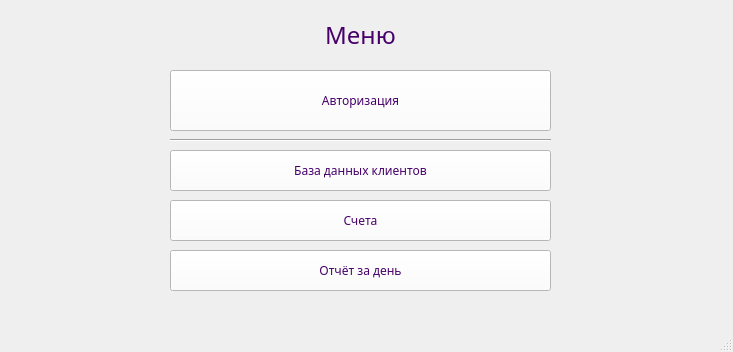
<?xml version="1.0" encoding="UTF-8"?>
<ui version="4.0">
 <class>MainWindow</class>
 <widget class="QMainWindow" name="MainWindow">
  <property name="geometry">
   <rect>
    <x>0</x>
    <y>0</y>
    <width>733</width>
    <height>352</height>
   </rect>
  </property>
  <property name="windowTitle">
   <string>MainWindow</string>
  </property>
  <widget class="QWidget" name="centralwidget">
   <widget class="QLabel" name="label">
    <property name="geometry">
     <rect>
      <x>130</x>
      <y>0</y>
      <width>461</width>
      <height>71</height>
     </rect>
    </property>
    <property name="font">
     <font>
      <family>Cascadia Mono</family>
     </font>
    </property>
    <property name="text">
     <string>&lt;html&gt;&lt;head/&gt;&lt;body&gt;&lt;p align=&quot;center&quot;&gt;&lt;span style=&quot; font-size:18pt; color:#47006a;&quot;&gt;Меню&lt;/span&gt;&lt;/p&gt;&lt;/body&gt;&lt;/html&gt;</string>
    </property>
   </widget>
   <widget class="QPushButton" name="Client_btn">
    <property name="geometry">
     <rect>
      <x>170</x>
      <y>150</y>
      <width>381</width>
      <height>41</height>
     </rect>
    </property>
    <property name="font">
     <font>
      <family>Cascadia Mono</family>
     </font>
    </property>
    <property name="styleSheet">
     <string notr="true">background-color: rgb(255, 255, 255);
color:#47006a;</string>
    </property>
    <property name="text">
     <string>База данных клиентов</string>
    </property>
   </widget>
   <widget class="QPushButton" name="Bills_btn">
    <property name="geometry">
     <rect>
      <x>170</x>
      <y>200</y>
      <width>381</width>
      <height>41</height>
     </rect>
    </property>
    <property name="font">
     <font>
      <family>Cascadia Mono</family>
     </font>
    </property>
    <property name="styleSheet">
     <string notr="true">background-color: rgb(255, 255, 255);
color:#47006a;</string>
    </property>
    <property name="text">
     <string>Счета</string>
    </property>
   </widget>
   <widget class="QPushButton" name="Result_btn">
    <property name="geometry">
     <rect>
      <x>170</x>
      <y>250</y>
      <width>381</width>
      <height>41</height>
     </rect>
    </property>
    <property name="font">
     <font>
      <family>Cascadia Mono</family>
     </font>
    </property>
    <property name="styleSheet">
     <string notr="true">background-color: rgb(255, 255, 255);
color:#47006a;</string>
    </property>
    <property name="text">
     <string>Отчёт за день</string>
    </property>
   </widget>
   <widget class="QPushButton" name="Reg_btn">
    <property name="geometry">
     <rect>
      <x>170</x>
      <y>70</y>
      <width>381</width>
      <height>61</height>
     </rect>
    </property>
    <property name="font">
     <font>
      <family>Cascadia Mono</family>
     </font>
    </property>
    <property name="styleSheet">
     <string notr="true">background-color: rgb(255, 255, 255);
color:#47006a;</string>
    </property>
    <property name="text">
     <string>Авторизация</string>
    </property>
   </widget>
   <widget class="Line" name="line">
    <property name="geometry">
     <rect>
      <x>170</x>
      <y>130</y>
      <width>381</width>
      <height>20</height>
     </rect>
    </property>
    <property name="orientation">
     <enum>Qt::Horizontal</enum>
    </property>
   </widget>
  </widget>
  <widget class="QMenuBar" name="menubar">
   <property name="geometry">
    <rect>
     <x>0</x>
     <y>0</y>
     <width>733</width>
     <height>26</height>
    </rect>
   </property>
  </widget>
  <widget class="QStatusBar" name="statusbar"/>
 </widget>
 <resources/>
 <connections/>
</ui>
